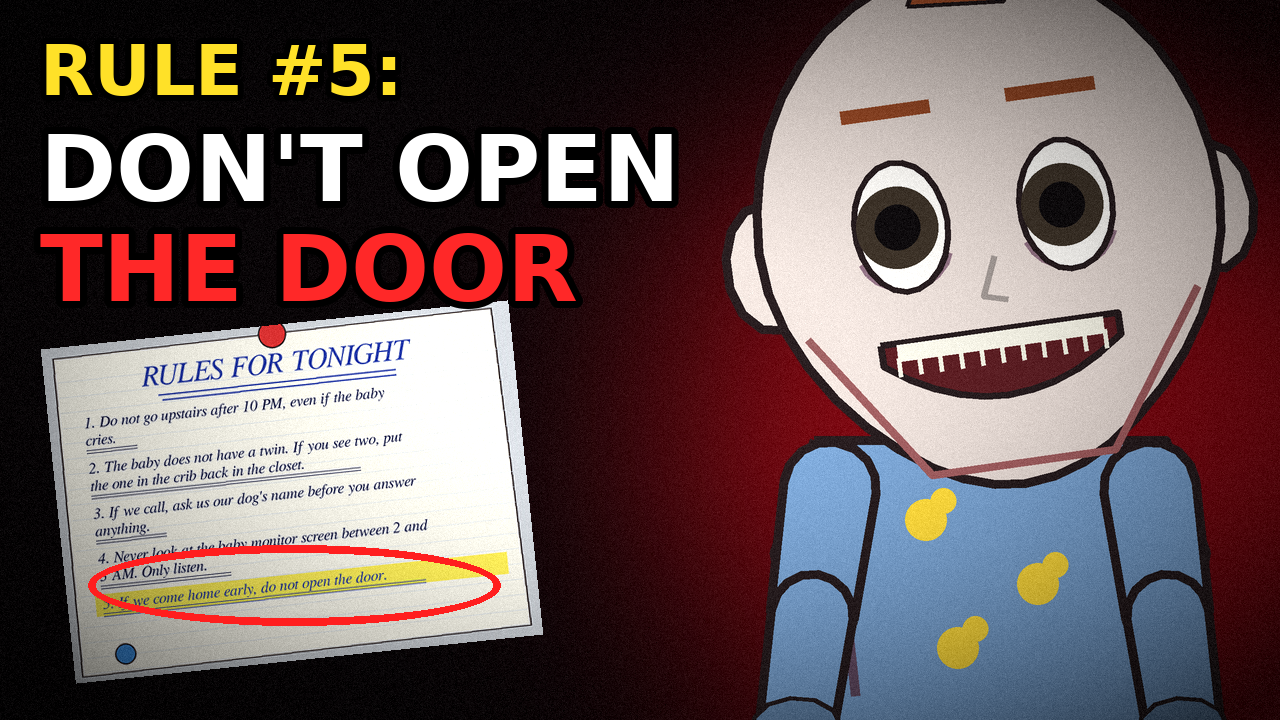

Write Python code to recreate this figure.
import numpy as np
from PIL import Image, ImageDraw, ImageFont, ImageFilter
from chars import draw_character, make_pose
import paint2
W, H = 1280, 720
B = "/usr/share/fonts/truetype/dejavu/DejaVuSans-Bold.ttf"
img = Image.new("RGBA", (W, H), (10, 6, 8, 255))
g = Image.new("L", (W, H), 0)
ImageDraw.Draw(g).ellipse([660, 60, 1360, 780], fill=210)
img.paste((150, 10, 20, 255), (0, 0), g.filter(ImageFilter.GaussianBlur(120)))
p = make_pose(dict(c="fakenoah", anim="still", expr="creepy_smile", look=(-0.2, 0)), 0.2, 5, 0, 1)
p["head_tilt"] = -8
bi, ox, oy = draw_character("fakenoah", p, 16.0, bust=True)
img.alpha_composite(bi, (int(990 - bi.width / 2), int(40 - 30 * 16)))
# fridge note
note = Image.new("RGBA", (1920, 1080))
paint2.paint_note(note, {"hl": 5}, 2.0, 3.0)
note = note.crop((300, 120, 1640, 1080)).resize((470, 336), Image.LANCZOS).rotate(6, expand=True, resample=Image.BICUBIC)
img.alpha_composite(note, (40, 300))
a = np.asarray(img.convert("RGB")).astype(np.float32)
yy, xx = np.mgrid[0:H, 0:W]
r = np.sqrt(((xx - W / 2) / (W / 2)) ** 2 + ((yy - H / 2) / (H / 2)) ** 2)
a *= np.clip(1.15 - 0.45 * r ** 2, 0.35, 1.1)[..., None]
a += np.random.RandomState(1).randn(H, W, 1) * 5
img = Image.fromarray(np.clip(a, 0, 255).astype(np.uint8)).convert("RGBA")
d = ImageDraw.Draw(img)
d.text((40, 30), "RULE #5:", font=ImageFont.truetype(B, 70), fill=(255, 225, 40), stroke_width=6, stroke_fill=(0, 0, 0))
d.text((40, 115), "DON'T OPEN", font=ImageFont.truetype(B, 92), fill=(255, 255, 255), stroke_width=7, stroke_fill=(0, 0, 0))
d.text((40, 215), "THE DOOR", font=ImageFont.truetype(B, 92), fill=(255, 40, 40), stroke_width=7, stroke_fill=(0, 0, 0))
d.ellipse([88, 545, 500, 625], outline=(255, 30, 30), width=8)
img.convert("RGB").save("thumbnail.png")
print("ok")
